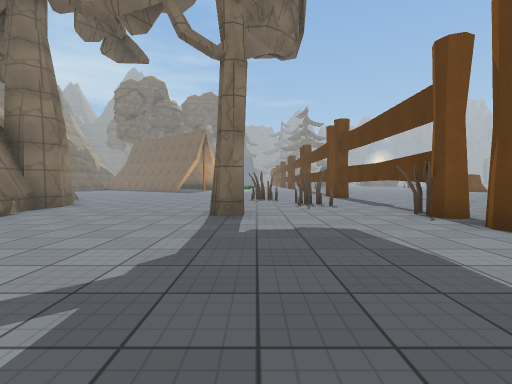
view 1 (above)

24 first-person views from a walk through a Unity game level. The camera is 1.2 m above the floor, tilts 2° down and sees 85° across. The floor is counted in squares, 2 m on a side. Each view is taken from the middle of a square. On the plan, view 1 faces up. The plan holds only what a view shows up to about 9 squares ahead; the rest is blank. The place goes on beyond the plan. The player is left out. Some animated figures are not drawn. Some surface patterns are stand-ins.

view 2
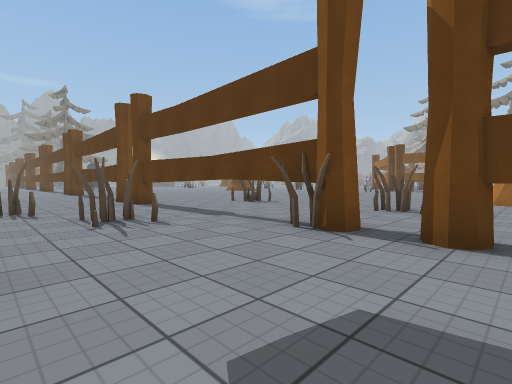

view 3
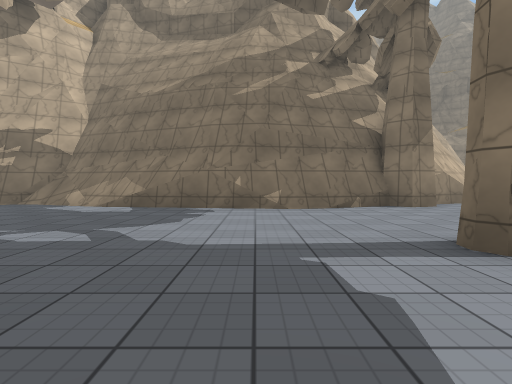

view 4
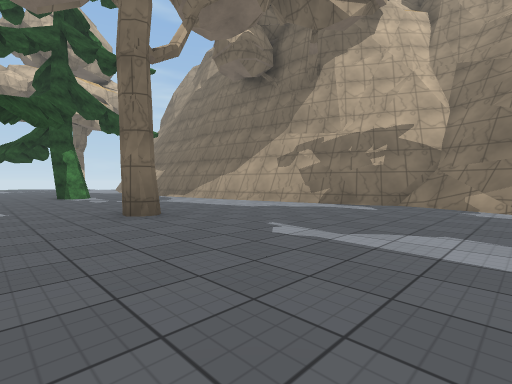

view 5
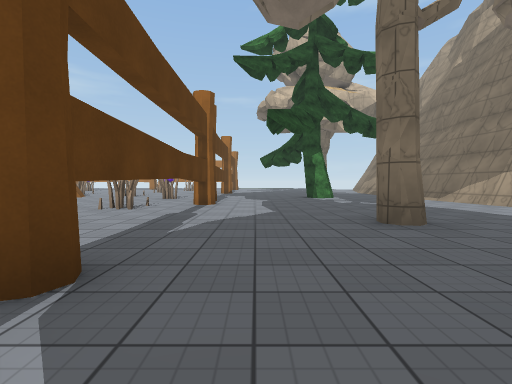

view 6
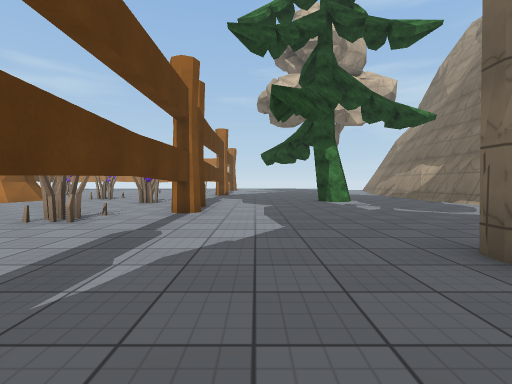

view 7
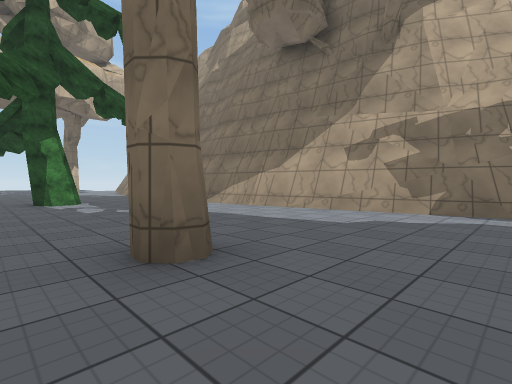

view 8
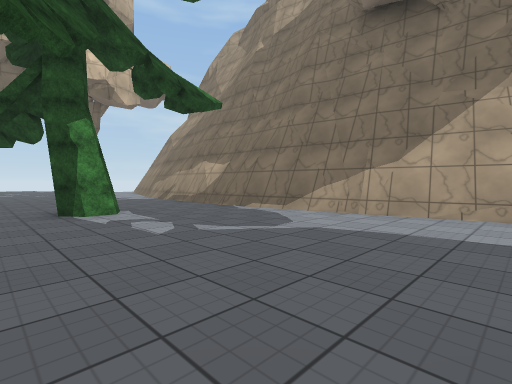

view 9
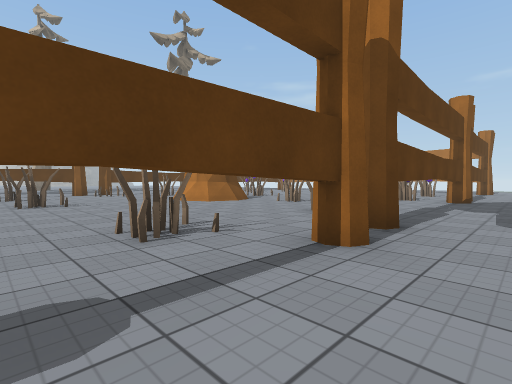

view 10
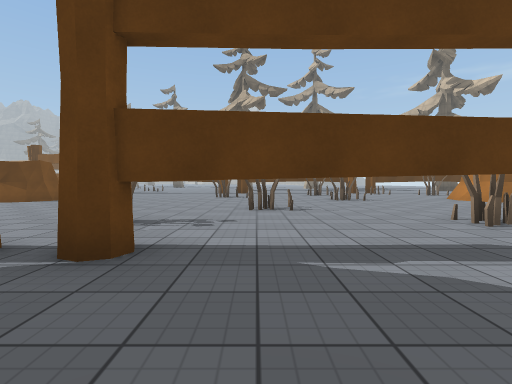

view 11
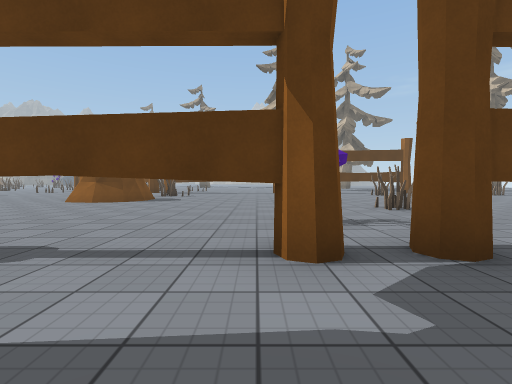

view 12
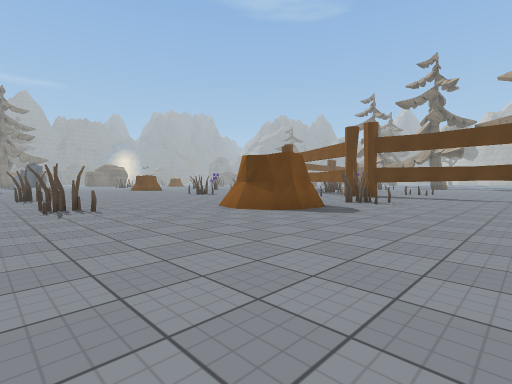

view 13
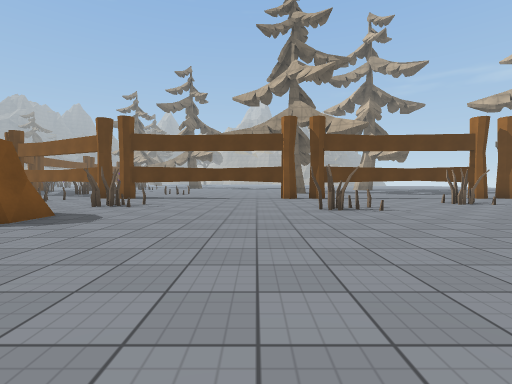

view 14
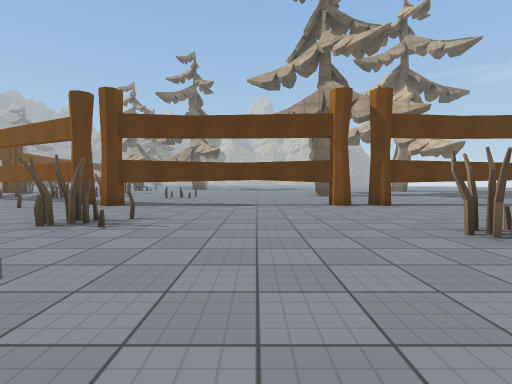

view 15
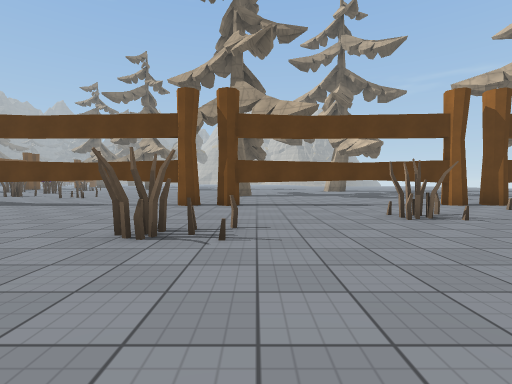

view 16
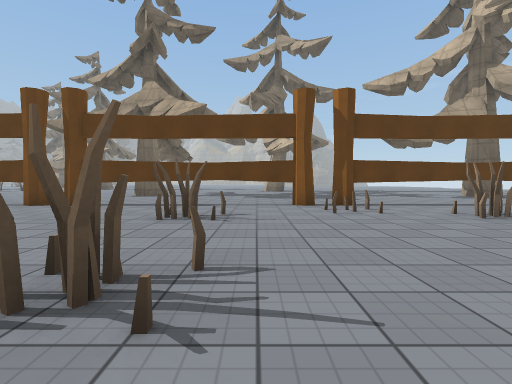

view 17
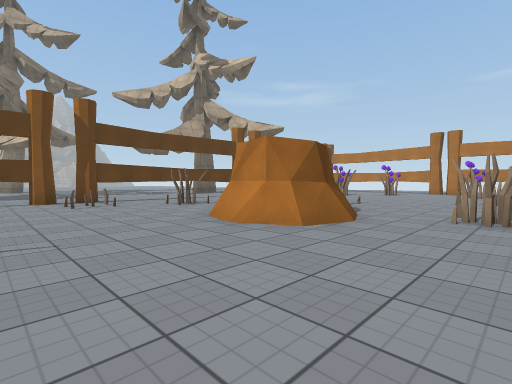

view 18
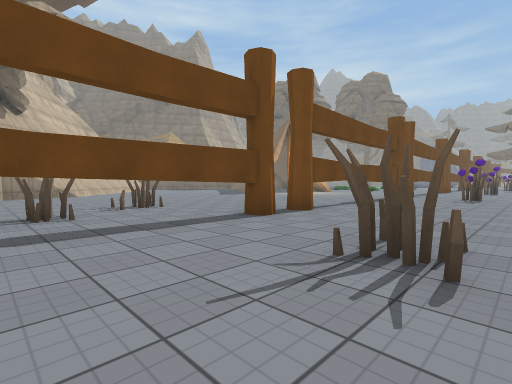

view 19
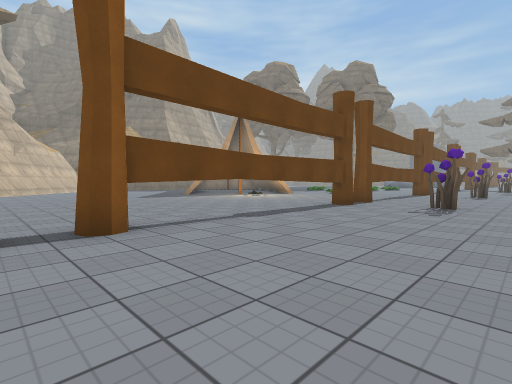

view 20
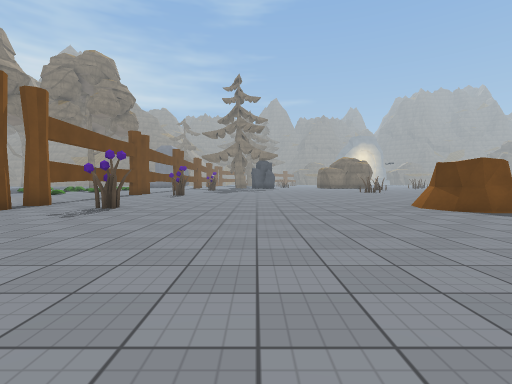

view 21
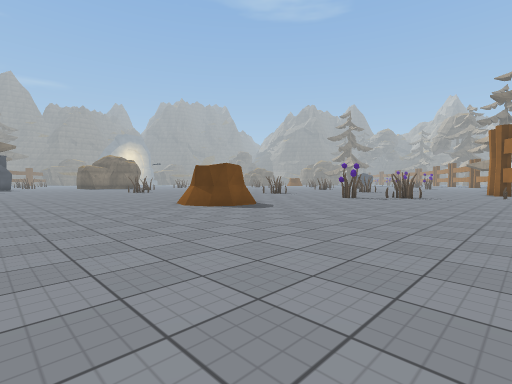

view 22
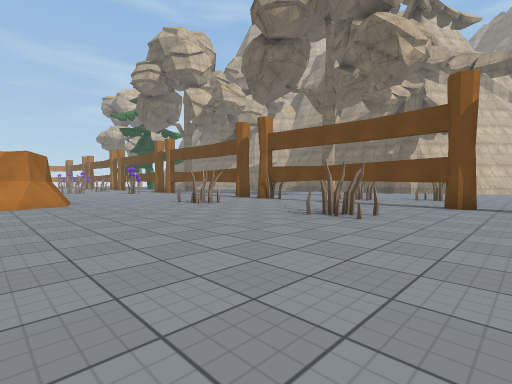

view 23
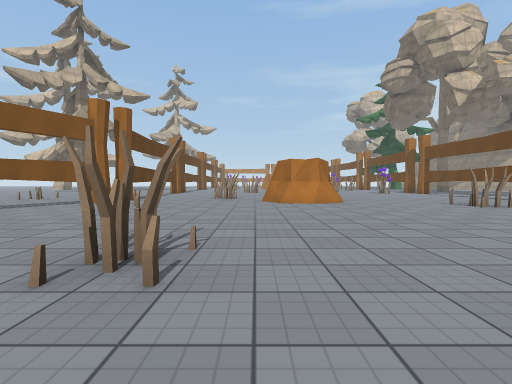

view 24
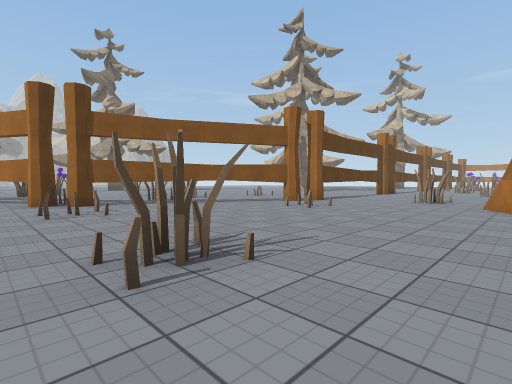

### Floor plan
Key: @ floor where view 1 was taken; # wall or solid block; x gap in a wall; . floor; / step, stairs or slope; = window, fence, low wall or low ledge; T thing the floor can be seen under or through; R tree; F flower; O other object.
Columns run from 7 left of view 1 to 21 right of it. Each row starts with its distance up from view 1.
 23                  ..
 22                  ...
 21           #..........
 20          .#..........
 19          .x.........O
 18         ..T..F......OO
 17        ...T..............
 16       ....T...............
 15       ....T................
 14       ....T.................
 13    .......T.................
 12    .......x...............
 11      .....x.................#
 10     ...OO.T..O......O...O..#.
  9 ##........T..O............TO
  8  #......O.T..............T..
  7  ##.......T..............T.
  6   #.......T..............T
  5   #.......T..O........O.T.
  4   #.......x......OO....TT..
  3   #.......#.....OOO....x...
  2   #.......  .....#O.O..T..
  1   #......  ............T..
  0  ##....@  T............T..
 -1 ###.......T............T..
 -2 #=/.......T............T..
 -3 #/..........O..........T..
 -4 ##/.......T........O...x..
 -5  ##.......T...O........T..
 -6   #....#..T............T..
 -7   #.......T............T..
 -8   #.......T.O....O...O.T..
 -9   ##......T.O..........T..
-10   ##...................T..
-11   ##.......#..........Ox..
-12    #.......#F....#O....#.
-13    #..RR...#....O#O..O.#.

Positions as (right, up) in squares from view 1, and headings:
1: (0, 0), facing up
2: (0, 3), facing up-right
3: (2, 3), facing left
4: (2, -1), facing down-left
5: (2, -2), facing down
6: (2, -4), facing down
7: (1, -4), facing down-left
8: (1, -7), facing down-left
9: (2, -7), facing down-right
10: (1, -5), facing right
11: (1, -2), facing right
12: (5, -2), facing up-right
13: (6, -2), facing right
14: (9, -1), facing right
15: (9, -5), facing right
16: (9, -9), facing right
17: (7, -9), facing down-right
18: (7, 7), facing up-left
19: (7, 11), facing up-left
20: (9, 12), facing up
21: (9, 12), facing up-right
22: (11, 12), facing down-left
23: (12, 12), facing down
24: (11, 11), facing down-right
